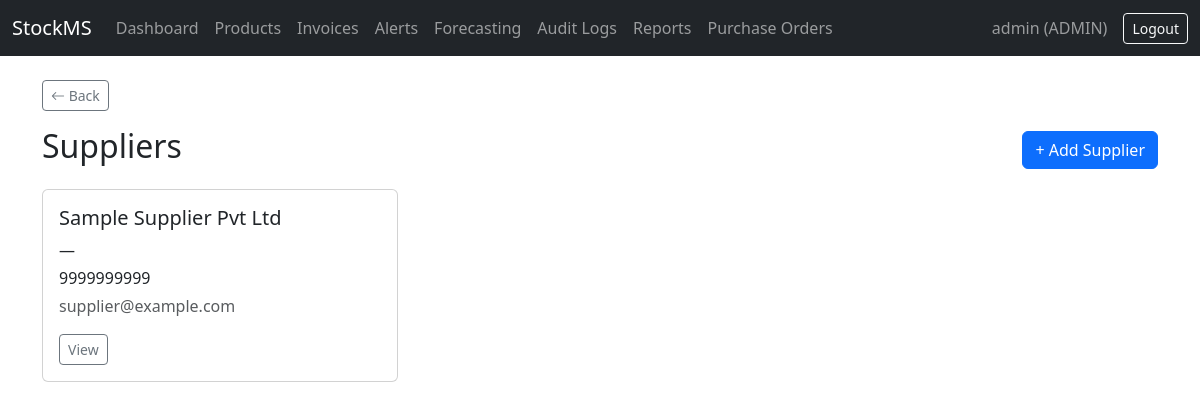
Screenshot of /products/suppliers/ (signed in) with the database file from the repository.
### accounts/models.py (models this page shows, shortened)
class User(AbstractUser):
    class Role(models.TextChoices):
        ADMIN = 'ADMIN', 'Admin'
        MANAGER = 'MANAGER', 'Manager'
        STAFF = 'STAFF', 'Staff'
    role = models.CharField(
        max_length=10,
        choices=Role.choices,
        default=Role.STAFF,
    )

### inventory/models.py (models this page shows, shortened)
class Supplier(models.Model):
    name = models.CharField(max_length=200)
    contact_person = models.CharField(max_length=100, blank=True)
    phone = models.CharField(max_length=20, blank=True)
    email = models.EmailField(blank=True)
    address = models.TextField(blank=True)
    gst_number = models.CharField(max_length=20, blank=True)

### inventory/views.py (the view)
# urls.py: path('suppliers/', views.supplier_list, name='supplier_list'),
@login_required
def supplier_list(request):
    suppliers = Supplier.objects.all()
    return render(request, 'inventory/supplier_list.html', {'suppliers': suppliers})

### inventory/templates/inventory/supplier_list.html (shortened to what this page needs)
{% extends 'base.html' %}
{% block content %}
<div class="d-flex justify-content-between align-items-center mb-3">
    <h2>Suppliers</h2>
    {% if user.role == 'ADMIN' or user.role == 'MANAGER' %}
        <a href="{% url 'supplier_create' %}" class="btn btn-primary">+ Add Supplier</a>
    {% endif %}
</div>
<div class="row">
    {% for supplier in suppliers %}
    <div class="col-md-4 mb-3">
        <div class="card h-100">
            <div class="card-body">
                <h5 class="card-title">{{ supplier.name }}</h5>
                <p class="card-text mb-1">{{ supplier.contact_person|default:"—" }}</p>
                <p class="card-text mb-1">{{ supplier.phone }}</p>
                <p class="card-text text-muted">{{ supplier.email }}</p>
                <a href="{% url 'supplier_detail' supplier.pk %}" class="btn btn-sm btn-outline-secondary">View</a>
            </div>
        </div>
    </div>
    {% empty %}
    <p class="text-muted">No suppliers yet.</p>
    {% endfor %}
</div>
{% endblock %}

### templates/base.html (shortened to what this page needs)
{% load static %}
<!DOCTYPE html>
<html lang="en">
<head>
    <link href="https://cdn.jsdelivr.net/npm/bootstrap@5.3.3/dist/css/bootstrap.min.css" rel="stylesheet">
    <link href="https://cdn.jsdelivr.net/npm/bootstrap-icons@1.11.3/font/bootstrap-icons.css" rel="stylesheet">
</head>
<body>
    <nav class="navbar navbar-expand-lg navbar-dark bg-dark">
        <div class="container-fluid">
            <a class="navbar-brand" href="{% url 'dashboard' %}">StockMS</a>
            <div class="collapse navbar-collapse">
                <ul class="navbar-nav me-auto">
                    <li class="nav-item"><a class="nav-link" href="{% url 'dashboard' %}">Dashboard</a></li>
                    <li class="nav-item"><a class="nav-link" href="{% url 'product_list' %}">Products</a></li>
                    <li class="nav-item"><a class="nav-link" href="{% url 'invoice_list' %}">Invoices</a></li>
                    <li class="nav-item"><a class="nav-link" href="{% url 'alert_list' %}">Alerts</a></li>
                    <li class="nav-item"><a class="nav-link" href="{% url 'forecast_page' %}">Forecasting</a></li>
                    {% if user.role == 'ADMIN' %}
                        <li class="nav-item"><a class="nav-link" href="{% url 'audit_log_list' %}">Audit Logs</a></li>
                    {% endif %}
                    {% if user.role == 'ADMIN' or user.role == 'MANAGER' %}
                        <li class="nav-item"><a class="nav-link" href="{% url 'reports_page' %}">Reports</a></li>
                        <li class="nav-item"><a class="nav-link" href="{% url 'purchase_order_list' %}">Purchase Orders</a></li>
                    {% endif %}
                </ul>
                {% if user.is_authenticated %}
                <span class="navbar-text me-3">{{ user.username }} ({{ user.role }})</span>
<form method="post" action="{% url 'logout' %}" class="d-inline">
    <button type="submit" class="btn btn-outline-light btn-sm">Logout</button>
</form>                {% endif %}
            </div>
        </div>
    </nav>
    <div class="container mt-4">
    <a href="javascript:history.back()" class="btn btn-sm btn-outline-secondary mb-3">
        <i class="bi bi-arrow-left"></i> Back
    </a>
        {% block content %}
        {% endblock %}
    </div>
</body>
</html>

### rows the page displays
User: username "admin", role "ADMIN"
Supplier: name "Sample Supplier Pvt Ltd", contact_person "—", phone "9999999999", email "supplier@example.com"
